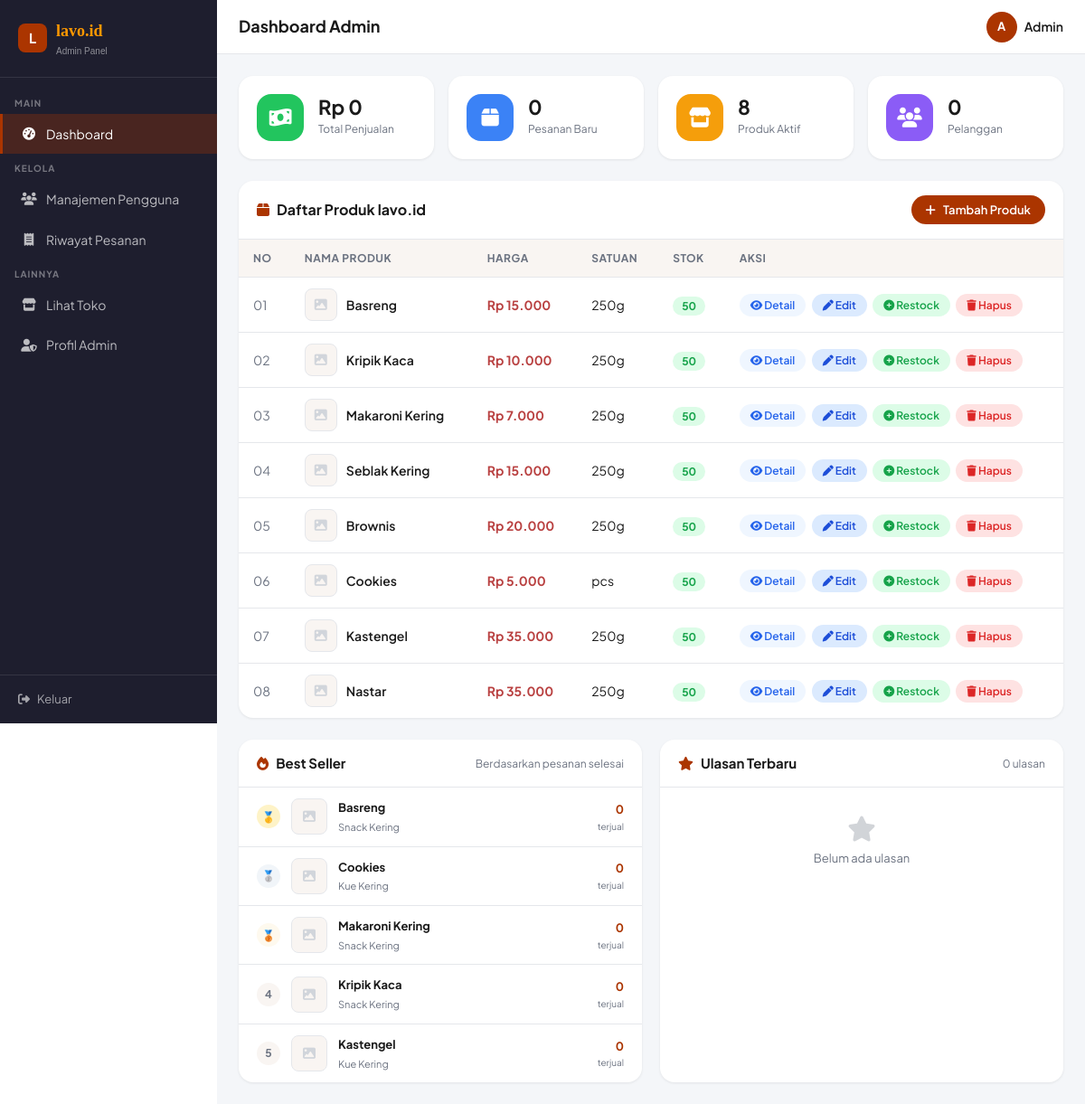
Screenshot of /admin/dashboard.php (signed in) with the database file from the repository.
### tables this page shows
CREATE TABLE IF NOT EXISTS `produk` (
  `id_produk`   INT(11)        NOT NULL AUTO_INCREMENT,
  `id_kategori` INT(11)        NOT NULL,
  `nama`        VARCHAR(150)   NOT NULL,
  `harga`       DECIMAL(10,2)  NOT NULL,
  `satuan`      VARCHAR(20)    NOT NULL DEFAULT 'pcs',
  `stok`        INT(11)        NOT NULL DEFAULT 0,
  `deskripsi`   TEXT           DEFAULT NULL,
  `gambar`      VARCHAR(255)   DEFAULT NULL,
  `created_at`  TIMESTAMP      NOT NULL DEFAULT CURRENT_TIMESTAMP,
  PRIMARY KEY (`id_produk`),
  FOREIGN KEY (`id_kategori`) REFERENCES `kategori`(`id_kategori`) ON DELETE CASCADE
);

CREATE TABLE IF NOT EXISTS `kategori` (
  `id_kategori` INT(11)      NOT NULL AUTO_INCREMENT,
  `nama`        VARCHAR(100) NOT NULL,
  PRIMARY KEY (`id_kategori`)
);

### includes/functions.php (called while the page is built, shortened)
<?php
function getStatsAdmin($conn) {
    $total_penjualan = mysqli_fetch_row(mysqli_query($conn,
        "SELECT COALESCE(SUM(total),0) FROM pesanan WHERE status='selesai'"))[0];
    $pesanan_baru    = mysqli_fetch_row(mysqli_query($conn,
        "SELECT COUNT(*) FROM pesanan WHERE status='pending'"))[0];
    $produk_aktif    = mysqli_fetch_row(mysqli_query($conn,
        "SELECT COUNT(*) FROM produk WHERE stok > 0"))[0];
    $total_user      = mysqli_fetch_row(mysqli_query($conn,
        "SELECT COUNT(*) FROM user WHERE role='pembeli'"))[0];
    return [
        'total_penjualan' => (float)$total_penjualan,
        'pesanan_baru'    => (int)$pesanan_baru,
        'produk_aktif'    => (int)$produk_aktif,
        'total_user'      => (int)$total_user,
    ];
}
function getAllProdukAdmin($conn) {
    $res  = mysqli_query($conn,
        "SELECT p.*, k.nama AS kategori
         FROM produk p
         JOIN kategori k ON p.id_kategori = k.id_kategori
         ORDER BY k.id_kategori, p.nama");
    $data = [];
    while ($row = mysqli_fetch_assoc($res)) $data[] = $row;
    return $data;
}

### admin/dashboard.php (the view, shortened to what this page needs)
<?php
include '../koneksi.php';
include '../includes/functions.php';
$user = $_SESSION['user'] ?? null;
$stats       = getStatsAdmin($conn);
$produk_list = getAllProdukAdmin($conn);
$res_bs = mysqli_query($conn,
    "SELECT p.id_produk, p.nama, p.harga, p.satuan, p.gambar, k.nama AS kategori,
            COALESCE(SUM(dp.jumlah), 0) AS total_terjual,
            COALESCE(COUNT(DISTINCT dp.id_pesanan), 0) AS total_pesanan,
            COALESCE(ROUND(AVG(u.rating),1), 0) AS avg_rating
     FROM produk p
     JOIN kategori k ON p.id_kategori = k.id_kategori
     LEFT JOIN detail_pesanan dp ON p.id_produk = dp.id_produk
     LEFT JOIN pesanan ps ON dp.id_pesanan = ps.id_pesanan AND ps.status = 'selesai'
     LEFT JOIN ulasan u ON p.id_produk = u.id_produk
     GROUP BY p.id_produk
     ORDER BY total_terjual DESC
     LIMIT 5");
$best_seller = [];
while ($row = mysqli_fetch_assoc($res_bs)) $best_seller[] = $row;
$ulasan_terbaru = [];
?>
<!DOCTYPE html>
<html lang="id">
<head>
  <link rel="stylesheet" href="../style.css">
  <link rel="stylesheet" href="https://cdnjs.cloudflare.com/ajax/libs/font-awesome/6.4.0/css/all.min.css">
</head>
<body>
<div class="admin-layout">
  <aside class="admin-sidebar" id="adminSidebar">
    <div class="admin-sidebar-logo">
      <div style="width:32px;height:32px;background:var(--primary);border-radius:8px;display:flex;align-items:center;justify-content:center;color:white;font-weight:700;">L</div>
      <div>
        <span>lavo.id</span>
        <small>Admin Panel</small>
      </div>
    </div>
    <nav class="admin-nav">
      <div class="admin-nav-section">Main</div>
      <a href="dashboard.php" class="active"><i class="fa fa-tachometer-alt"></i> Dashboard</a>
      <div class="admin-nav-section">Kelola</div>
      <a href="manajemen-pengguna.php"><i class="fa fa-users"></i> Manajemen Pengguna</a>
      <a href="riwayat-pesanan.php"><i class="fa fa-receipt"></i> Riwayat Pesanan</a>
      <div class="admin-nav-section">Lainnya</div>
      <a href="../index.php"><i class="fa fa-store"></i> Lihat Toko</a>
      <a href="profil.php"><i class="fa fa-user-shield"></i> Profil Admin</a>
    </nav>
    <div class="admin-sidebar-footer">
      <a href="../logout.php"><i class="fa fa-sign-out-alt"></i> Keluar</a>
    </div>
  </aside>
  <div class="admin-main">
    <div class="admin-topbar">
      <div style="display:flex;align-items:center;gap:12px;">
        <h1>Dashboard Admin</h1>
      </div>
      <div class="admin-topbar-right">
        <a href="profil.php" class="admin-user" style="text-decoration:none;color:inherit;" title="Lihat Profil Admin">
          <div class="admin-avatar"><?= strtoupper(substr($user['nama'], 0, 1)) ?></div>
          <span><?= htmlspecialchars($user['nama']) ?></span>
        </a>
      </div>
    </div>
    <div class="admin-content">
      <div class="stats-grid">
        <?php
        $stats_display = [
            ['label'=>'Total Penjualan', 'value'=> 'Rp '.number_format($stats['total_penjualan'],0,',','.'), 'icon'=>'fa-money-bill-wave','color'=>'#22c55e'],
            ['label'=>'Pesanan Baru',    'value'=> $stats['pesanan_baru'],    'icon'=>'fa-box',            'color'=>'#3b82f6'],
            ['label'=>'Produk Aktif',    'value'=> $stats['produk_aktif'],    'icon'=>'fa-store',          'color'=>'#f59e0b'],
            ['label'=>'Pelanggan',       'value'=> $stats['total_user'],      'icon'=>'fa-users',          'color'=>'#8b5cf6'],
        ];
        foreach ($stats_display as $s): ?>
        <div class="stat-card">
          <div class="stat-icon" style="background:<?= $s['color'] ?>;">
            <i class="fa <?= $s['icon'] ?>"></i>
          </div>
          <div class="stat-info">
            <div class="val"><?= $s['value'] ?></div>
            <div class="lbl"><?= $s['label'] ?></div>
          </div>
        </div>
        <?php endforeach; ?>
      </div>
      <div class="table-card">
        <div class="table-card-header">
          <h3><i class="fa fa-box" style="color:var(--primary);margin-right:8px;"></i>Daftar Produk lavo.id</h3>
          <button class="btn btn-primary" style="padding:8px 16px;font-size:13px;" onclick="bukaModal()">
            <i class="fa fa-plus"></i> Tambah Produk
          </button>
        </div>
        <div style="overflow-x:auto;">
          <table class="admin-table">
            <thead>
              <tr>
                <th>No</th>
                <th>Nama Produk</th>
                <th>Harga</th>
                <th>Satuan</th>
                <th>Stok</th>
                <th>Aksi</th>
              </tr>
            </thead>
            <tbody>
              <?php foreach ($produk_list as $i => $p): ?>
              <tr style="cursor:pointer;" onclick="lihatDetailProduk(<?= $p['id_produk'] ?>)">
                <td style="color:var(--text-muted);"><?= str_pad($i+1, 2, '0', STR_PAD_LEFT) ?></td>
                <td>
                  <div style="display:flex;align-items:center;gap:10px;">
                    <?php if (!empty($p['gambar'])): ?>
                    <img src="../uploads/<?= htmlspecialchars($p['gambar']) ?>" style="width:36px;height:36px;border-radius:8px;object-fit:cover;border:1px solid var(--border);flex-shrink:0;">
                    <?php else: ?>
                    <div style="width:36px;height:36px;border-radius:8px;background:var(--bg-light);display:flex;align-items:center;justify-content:center;flex-shrink:0;border:1px solid var(--border);">
                      <i class="fa fa-image" style="color:#d1d5db;font-size:14px;"></i>
                    </div>
                    <?php endif; ?>
                    <span style="font-weight:600;"><?= htmlspecialchars($p['nama']) ?></span>
                  </div>
                </td>
                <td style="color:var(--text-red);font-weight:700;">Rp <?= number_format($p['harga'], 0, ',', '.') ?></td>
                <td><?= $p['satuan'] ?></td>
                <td>
                  <span style="background:<?= $p['stok'] > 10 ? '#dcfce7' : ($p['stok'] > 0 ? '#fef3c7' : '#fee2e2') ?>;color:<?= $p['stok'] > 10 ? '#16a34a' : ($p['stok'] > 0 ? '#92400e' : '#dc2626') ?>;padding:3px 10px;border-radius:9999px;font-size:12px;font-weight:700;">
                    <?= $p['stok'] ?><?= $p['stok'] == 0 ? ' (Habis)' : ($p['stok'] <= 10 ? ' ⚠️' : '') ?>
                  </span>
                </td>
                <td onclick="event.stopPropagation()">
                  <button class="btn-detail-produk" onclick="lihatDetailProduk(<?= $p['id_produk'] ?>)">
                    <i class="fa fa-eye"></i> Detail
                  </button>
                  <button class="btn-edit"
                    onclick="bukaModalEdit(
                      <?= $p['id_produk'] ?>,
                      '<?= addslashes($p['nama']) ?>',
                      '<?= addslashes($p['kategori']) ?>',
                      <?= $p['harga'] ?>,
                      '<?= addslashes($p['satuan']) ?>',
                      <?= $p['stok'] ?>,
                      '<?= addslashes($p['deskripsi'] ?? '') ?>'
                    )">
                    <i class="fa fa-pen"></i> Edit
                  </button>
                  <button class="btn-restock"
                    onclick="bukaModalRestock(<?= $p['id_produk'] ?>, '<?= addslashes($p['nama']) ?>', <?= $p['stok'] ?>)">
                    <i class="fa fa-plus-circle"></i> Restock
                  </button>
                  <a href="dashboard.php?hapus=<?= $p['id_produk'] ?>"
                     class="btn-hapus"
                     onclick="return confirm('Hapus produk ini?')">
                    <i class="fa fa-trash"></i> Hapus
                  </a>
                </td>
              </tr>
              <?php endforeach; ?>
            </tbody>
          </table>
        </div>
      </div>
      <div class="two-col-grid">
        <div class="section-card">
          <div class="section-card-header">
            <h3><i class="fa fa-fire"></i> Best Seller</h3>
            <span style="font-size:12px;color:var(--text-muted);">Berdasarkan pesanan selesai</span>
          </div>
          <div class="section-card-body">
            <?php if (empty($best_seller)): ?>
            <div style="padding:32px;text-align:center;color:var(--text-muted);font-size:13px;">
              <i class="fa fa-box-open" style="font-size:28px;opacity:0.3;display:block;margin-bottom:8px;"></i>
              Belum ada data penjualan
            </div>
            <?php else: ?>
            <?php foreach ($best_seller as $idx => $bs):
              $rank_class = match($idx) { 0 => 'gold', 1 => 'silver', 2 => 'bronze', default => 'other' };
              $rank_icon  = match($idx) { 0 => '🥇', 1 => '🥈', 2 => '🥉', default => ($idx+1) };
            ?>
            <div class="bs-row">
              <div class="bs-rank <?= $rank_class ?>"><?= $rank_icon ?></div>
              <?php if (!empty($bs['gambar'])): ?>
                <img src="../uploads/<?= htmlspecialchars($bs['gambar']) ?>" class="bs-img"
                     onerror="this.style.display='none'">
              <?php else: ?>
                <div class="bs-img-ph"><i class="fa fa-image" style="color:#d1d5db;font-size:14px;"></i></div>
              <?php endif; ?>
              <div class="bs-info">
                <div class="bs-nama"><?= htmlspecialchars($bs['nama']) ?></div>
                <div class="bs-meta">
                  <span><?= htmlspecialchars($bs['kategori']) ?></span>
                </div>
              </div>
              <div class="bs-terjual">
                <?= number_format($bs['total_terjual']) ?>
                <div style="font-size:10px;color:var(--text-muted);font-weight:400;">terjual</div>
              </div>
            </div>
            <?php endforeach; ?>
            <?php endif; ?>
          </div>
        </div>
        <div class="section-card">
          <div class="section-card-header">
            <h3><i class="fa fa-star"></i> Ulasan Terbaru</h3>
            <span style="font-size:12px;color:var(--text-muted);"><?= count($ulasan_terbaru) ?> ulasan</span>
          </div>
          <div class="section-card-body">
            <?php if (empty($ulasan_terbaru)): ?>
            <div style="padding:32px;text-align:center;color:var(--text-muted);font-size:13px;">
              <i class="fa fa-star" style="font-size:28px;opacity:0.3;display:block;margin-bottom:8px;"></i>
              Belum ada ulasan
            </div>
            <?php endif; ?>
          </div>
        </div>
      </div>
    </div>
  </div>
</div>
</body>
</html>

### style.css (style rules this page uses)
:root { --primary: #AB3500; --primary-dark: #8a2a00; --primary-light: #d44200; --accent: #FF9800; --accent-light: #FFD180; --text-red: #B94141; --text-dark: #1a1a1a; --text-muted: #6b7280; --bg-white: #ffffff; --bg-light: #f9f5f2; --bg-card: #efefef; --border: #e5e7eb; --success: #22c55e; --radius-sm: 8px; --radius-md: 16px; --radius-lg: 24px; --radius-full: 9999px; --shadow-sm: 0 1px 3px rgba(0,0,0,0.08); --shadow-md: 0 4px 12px rgba(0,0,0,0.12); --shadow-lg: 0 8px 24px rgba(0,0,0,0.15); --font-main: 'Plus Jakarta Sans', sans-serif; --transition: 0.2s ease; }
*, *::before, *::after { box-sizing: border-box; margin: 0; padding: 0; }
html { scroll-behavior: smooth; }
body { font-family: var(--font-main); font-size: 15px; color: var(--text-dark); background: var(--bg-white); line-height: 1.6; }
a { text-decoration: none; color: inherit; }
button { cursor: pointer; border: none; background: none; font-family: inherit; }
.btn { display: inline-flex; align-items: center; justify-content: center; gap: 8px; padding: 12px 24px; border-radius: var(--radius-lg); font-size: 15px; font-weight: 600; transition: all var(--transition); cursor: pointer; }
.btn-primary { background: var(--primary); color: white; }

### rows the page displays
produk: i "01", nama "Basreng", harga "15.000", satuan "250g", stok "50", rank_icon "🥇", id_kategori.nama "Snack Kering", total_terjual "0"
produk: i "02", nama "Kripik Kaca", harga "10.000", satuan "250g", stok "50", rank_icon "4", id_kategori.nama "Snack Kering", total_terjual "0"
produk: i "03", nama "Makaroni Kering", harga "7.000", satuan "250g", stok "50", rank_icon "🥉", id_kategori.nama "Snack Kering", total_terjual "0"
produk: i "04", nama "Seblak Kering", harga "15.000", satuan "250g", stok "50"
produk: i "05", nama "Brownis", harga "20.000", satuan "250g", stok "50"
produk: i "06", nama "Cookies", harga "5.000", satuan "pcs", stok "50", rank_icon "🥈", id_kategori.nama "Kue Kering", total_terjual "0"
produk: i "07", nama "Kastengel", harga "35.000", satuan "250g", stok "50", rank_icon "5", id_kategori.nama "Kue Kering", total_terjual "0"
produk: i "08", nama "Nastar", harga "35.000", satuan "250g", stok "50"

### other values shown
substr($user['nama'], 0, 1) "A"
$user['nama'] "Admin"
$s['value'] "Rp 0"
$s['label'] "Total Penjualan"
$s['value'] "0"
$s['label'] "Pesanan Baru"
$s['value'] "8"
$s['label'] "Produk Aktif"
$s['label'] "Pelanggan"
count($ulasan_terbaru) "0"
